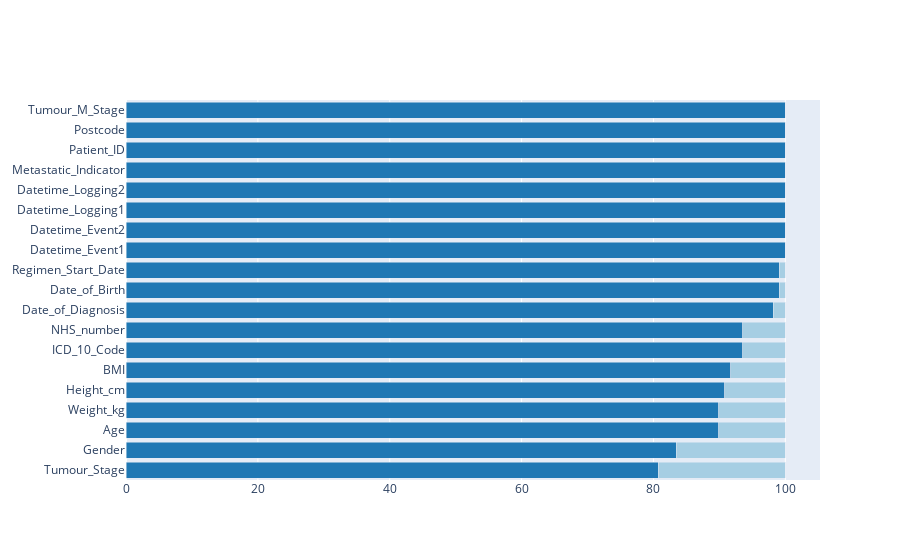

Notebook cell for this chart:
### Code cell
BarPlotGenerator(summary_results, "completeness").plot_bar()

### Figure 1 — Plotly figure (JSON) as saved in the notebook; plotly's stock layout.template omitted (floating-point values rounded to 4 significant figures)
{"data": [{"hoverinfo": "name+x", "marker": {"color": ["#1f78b4", "#1f78b4", "#1f78b4", "#1f78b4", "#1f78b4", "#1f78b4", "#1f78b4", "#1f78b4", "#1f78b4", "#1f78b4", "#1f78b4", "#1f78b4", "#1f78b4", "#1f78b4", "#1f78b4", "#1f78b4", "#1f78b4", "#1f78b4", "#1f78b4"]}, "name": "Good", "orientation": "h", "showlegend": false, "type": "bar", "x": [80.73, 83.49, 89.91, 89.91, 90.83, 91.74, 93.58, 93.58, 98.17, 99.08, 99.08, 100, 100, 100, 100, 100, 100, 100, 100], "y": ["Tumour_Stage", "Gender", "Age", "Weight_kg", "Height_cm", "BMI", "ICD_10_Code", "NHS_number", "Date_of_Diagnosis", "Date_of_Birth", "Regimen_Start_Date", "Datetime_Event1", "Datetime_Event2", "Datetime_Logging1", "Datetime_Logging2", "Metastatic_Indicator", "Patient_ID", "Postcode", "Tumour_M_Stage"]}, {"hoverinfo": "name+x", "marker": {"color": ["#a6cee3", "#a6cee3", "#a6cee3", "#a6cee3", "#a6cee3", "#a6cee3", "#a6cee3", "#a6cee3", "#a6cee3", "#a6cee3", "#a6cee3", "#a6cee3", "#a6cee3", "#a6cee3", "#a6cee3", "#a6cee3", "#a6cee3", "#a6cee3", "#a6cee3"]}, "name": "Bad", "orientation": "h", "showlegend": false, "type": "bar", "x": [19.27, 16.51, 10.09, 10.09, 9.17, 8.26, 6.42, 6.42, 1.83, 0.92, 0.92, 0, 0, 0, 0, 0, 0, 0, 0], "y": ["Tumour_Stage", "Gender", "Age", "Weight_kg", "Height_cm", "BMI", "ICD_10_Code", "NHS_number", "Date_of_Diagnosis", "Date_of_Birth", "Regimen_Start_Date", "Datetime_Event1", "Datetime_Event2", "Datetime_Logging1", "Datetime_Logging2", "Metastatic_Indicator", "Patient_ID", "Postcode", "Tumour_M_Stage"]}, {"hoverinfo": "name+x", "marker": {"color": ["#B2C3C6", "#B2C3C6", "#B2C3C6", "#B2C3C6", "#B2C3C6", "#B2C3C6", "#B2C3C6", "#B2C3C6", "#B2C3C6", "#B2C3C6", "#B2C3C6", "#B2C3C6", "#B2C3C6", "#B2C3C6", "#B2C3C6", "#B2C3C6", "#B2C3C6", "#B2C3C6", "#B2C3C6"]}, "name": "NA", "orientation": "h", "showlegend": false, "type": "bar", "x": [0, 0, 0, 0, 0, 0, 0, 0, 0, 0, 0, 0, 0, 0, 0, 0, 0, 0, 0], "y": ["Tumour_Stage", "Gender", "Age", "Weight_kg", "Height_cm", "BMI", "ICD_10_Code", "NHS_number", "Date_of_Diagnosis", "Date_of_Birth", "Regimen_Start_Date", "Datetime_Event1", "Datetime_Event2", "Datetime_Logging1", "Datetime_Logging2", "Metastatic_Indicator", "Patient_ID", "Postcode", "Tumour_M_Stage"]}], "layout": {"barmode": "stack"}}
